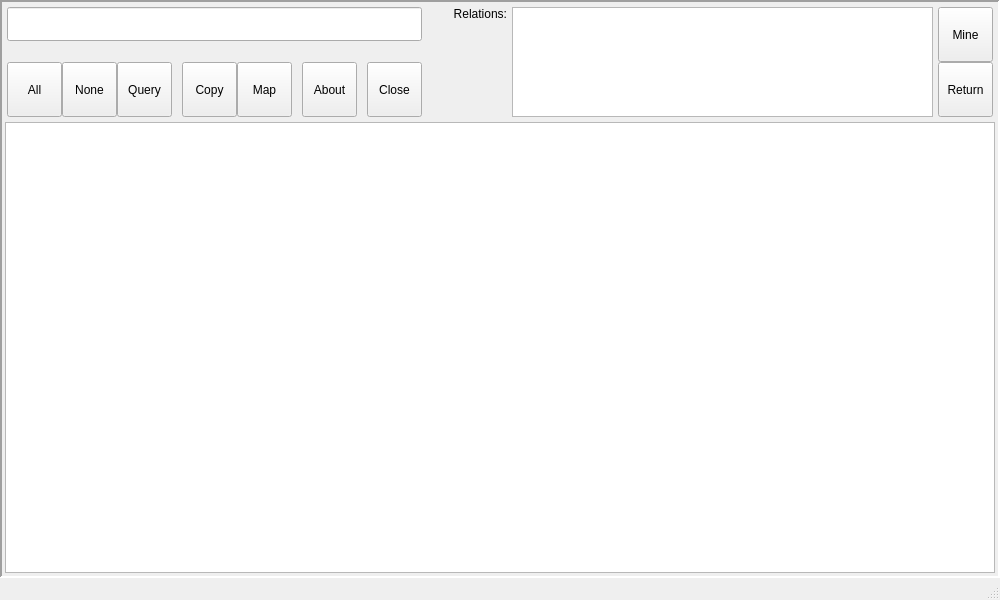
<?xml version="1.0" encoding="UTF-8"?>
<ui version="4.0">
 <class>MainWindow</class>
 <widget class="QMainWindow" name="MainWindow">
  <property name="geometry">
   <rect>
    <x>0</x>
    <y>0</y>
    <width>1000</width>
    <height>600</height>
   </rect>
  </property>
  <property name="sizePolicy">
   <sizepolicy hsizetype="Preferred" vsizetype="Preferred">
    <horstretch>0</horstretch>
    <verstretch>0</verstretch>
   </sizepolicy>
  </property>
  <property name="baseSize">
   <size>
    <width>1000</width>
    <height>600</height>
   </size>
  </property>
  <property name="windowTitle">
   <string>SQL Database Mine</string>
  </property>
  <property name="windowIcon">
   <iconset>
    <normaloff>../icon.svg</normaloff>../icon.svg</iconset>
  </property>
  <widget class="QWidget" name="centralwidget">
   <property name="sizePolicy">
    <sizepolicy hsizetype="Preferred" vsizetype="Preferred">
     <horstretch>0</horstretch>
     <verstretch>0</verstretch>
    </sizepolicy>
   </property>
   <property name="baseSize">
    <size>
     <width>1000</width>
     <height>600</height>
    </size>
   </property>
   <property name="autoFillBackground">
    <bool>false</bool>
   </property>
   <layout class="QVBoxLayout" name="verticalLayout_3">
    <property name="spacing">
     <number>5</number>
    </property>
    <property name="leftMargin">
     <number>0</number>
    </property>
    <property name="topMargin">
     <number>0</number>
    </property>
    <property name="rightMargin">
     <number>0</number>
    </property>
    <property name="bottomMargin">
     <number>0</number>
    </property>
    <item>
     <widget class="QFrame" name="verticalFrame">
      <property name="sizePolicy">
       <sizepolicy hsizetype="Expanding" vsizetype="Expanding">
        <horstretch>0</horstretch>
        <verstretch>0</verstretch>
       </sizepolicy>
      </property>
      <property name="minimumSize">
       <size>
        <width>600</width>
        <height>150</height>
       </size>
      </property>
      <property name="baseSize">
       <size>
        <width>1000</width>
        <height>600</height>
       </size>
      </property>
      <property name="autoFillBackground">
       <bool>false</bool>
      </property>
      <property name="frameShape">
       <enum>QFrame::Shape::Panel</enum>
      </property>
      <property name="frameShadow">
       <enum>QFrame::Shadow::Sunken</enum>
      </property>
      <property name="lineWidth">
       <number>2</number>
      </property>
      <layout class="QVBoxLayout" name="verticalLayout" stretch="23,100">
       <property name="spacing">
        <number>5</number>
       </property>
       <property name="leftMargin">
        <number>3</number>
       </property>
       <property name="topMargin">
        <number>3</number>
       </property>
       <property name="rightMargin">
        <number>3</number>
       </property>
       <property name="bottomMargin">
        <number>3</number>
       </property>
       <item>
        <widget class="QFrame" name="headerFrame">
         <property name="sizePolicy">
          <sizepolicy hsizetype="Expanding" vsizetype="Expanding">
           <horstretch>0</horstretch>
           <verstretch>0</verstretch>
          </sizepolicy>
         </property>
         <property name="minimumSize">
          <size>
           <width>400</width>
           <height>112</height>
          </size>
         </property>
         <property name="maximumSize">
          <size>
           <width>16777215</width>
           <height>200</height>
          </size>
         </property>
         <property name="baseSize">
          <size>
           <width>1000</width>
           <height>120</height>
          </size>
         </property>
         <property name="autoFillBackground">
          <bool>false</bool>
         </property>
         <property name="frameShape">
          <enum>QFrame::Shape::NoFrame</enum>
         </property>
         <property name="frameShadow">
          <enum>QFrame::Shadow::Plain</enum>
         </property>
         <property name="lineWidth">
          <number>0</number>
         </property>
         <layout class="QHBoxLayout" name="horizontalLayout_3" stretch="65,100">
          <property name="spacing">
           <number>5</number>
          </property>
          <property name="sizeConstraint">
           <enum>QLayout::SizeConstraint::SetDefaultConstraint</enum>
          </property>
          <property name="leftMargin">
           <number>2</number>
          </property>
          <property name="topMargin">
           <number>2</number>
          </property>
          <property name="rightMargin">
           <number>2</number>
          </property>
          <property name="bottomMargin">
           <number>2</number>
          </property>
          <item>
           <widget class="QFrame" name="layerFrame">
            <property name="sizePolicy">
             <sizepolicy hsizetype="Expanding" vsizetype="Expanding">
              <horstretch>0</horstretch>
              <verstretch>0</verstretch>
             </sizepolicy>
            </property>
            <property name="minimumSize">
             <size>
              <width>415</width>
              <height>110</height>
             </size>
            </property>
            <property name="maximumSize">
             <size>
              <width>16777215</width>
              <height>200</height>
             </size>
            </property>
            <property name="sizeIncrement">
             <size>
              <width>0</width>
              <height>0</height>
             </size>
            </property>
            <property name="baseSize">
             <size>
              <width>415</width>
              <height>120</height>
             </size>
            </property>
            <property name="frameShadow">
             <enum>QFrame::Shadow::Plain</enum>
            </property>
            <property name="lineWidth">
             <number>0</number>
            </property>
            <layout class="QVBoxLayout" name="verticalLayout_2">
             <property name="spacing">
              <number>0</number>
             </property>
             <property name="sizeConstraint">
              <enum>QLayout::SizeConstraint::SetDefaultConstraint</enum>
             </property>
             <property name="leftMargin">
              <number>0</number>
             </property>
             <property name="topMargin">
              <number>0</number>
             </property>
             <property name="rightMargin">
              <number>0</number>
             </property>
             <property name="bottomMargin">
              <number>0</number>
             </property>
             <item>
              <widget class="QLineEdit" name="layerField">
               <property name="minimumSize">
                <size>
                 <width>320</width>
                 <height>34</height>
                </size>
               </property>
               <property name="maximumSize">
                <size>
                 <width>16777215</width>
                 <height>34</height>
                </size>
               </property>
               <property name="baseSize">
                <size>
                 <width>375</width>
                 <height>34</height>
                </size>
               </property>
               <property name="mouseTracking">
                <bool>false</bool>
               </property>
               <property name="focusPolicy">
                <enum>Qt::FocusPolicy::NoFocus</enum>
               </property>
               <property name="contextMenuPolicy">
                <enum>Qt::ContextMenuPolicy::NoContextMenu</enum>
               </property>
               <property name="acceptDrops">
                <bool>false</bool>
               </property>
               <property name="readOnly">
                <bool>true</bool>
               </property>
              </widget>
             </item>
             <item>
              <spacer name="verticalSpacer">
               <property name="orientation">
                <enum>Qt::Orientation::Vertical</enum>
               </property>
               <property name="sizeHint" stdset="0">
                <size>
                 <width>20</width>
                 <height>40</height>
                </size>
               </property>
              </spacer>
             </item>
             <item>
              <widget class="QFrame" name="actionButtonFrame">
               <property name="sizePolicy">
                <sizepolicy hsizetype="Fixed" vsizetype="Fixed">
                 <horstretch>0</horstretch>
                 <verstretch>0</verstretch>
                </sizepolicy>
               </property>
               <property name="minimumSize">
                <size>
                 <width>415</width>
                 <height>55</height>
                </size>
               </property>
               <property name="baseSize">
                <size>
                 <width>0</width>
                 <height>0</height>
                </size>
               </property>
               <property name="frameShape">
                <enum>QFrame::Shape::NoFrame</enum>
               </property>
               <property name="frameShadow">
                <enum>QFrame::Shadow::Plain</enum>
               </property>
               <property name="lineWidth">
                <number>0</number>
               </property>
               <widget class="QToolButton" name="selectAllButton">
                <property name="geometry">
                 <rect>
                  <x>0</x>
                  <y>0</y>
                  <width>55</width>
                  <height>55</height>
                 </rect>
                </property>
                <property name="baseSize">
                 <size>
                  <width>0</width>
                  <height>0</height>
                 </size>
                </property>
                <property name="font">
                 <font>
                  <pointsize>9</pointsize>
                 </font>
                </property>
                <property name="focusPolicy">
                 <enum>Qt::FocusPolicy::ClickFocus</enum>
                </property>
                <property name="toolTip">
                 <string/>
                </property>
                <property name="text">
                 <string>All</string>
                </property>
                <property name="iconSize">
                 <size>
                  <width>32</width>
                  <height>32</height>
                 </size>
                </property>
                <property name="toolButtonStyle">
                 <enum>Qt::ToolButtonStyle::ToolButtonTextUnderIcon</enum>
                </property>
                <property name="autoRaise">
                 <bool>false</bool>
                </property>
               </widget>
               <widget class="QToolButton" name="selectNoneButton">
                <property name="geometry">
                 <rect>
                  <x>55</x>
                  <y>0</y>
                  <width>55</width>
                  <height>55</height>
                 </rect>
                </property>
                <property name="baseSize">
                 <size>
                  <width>0</width>
                  <height>0</height>
                 </size>
                </property>
                <property name="font">
                 <font>
                  <pointsize>9</pointsize>
                 </font>
                </property>
                <property name="focusPolicy">
                 <enum>Qt::FocusPolicy::ClickFocus</enum>
                </property>
                <property name="toolTip">
                 <string/>
                </property>
                <property name="text">
                 <string>None</string>
                </property>
                <property name="iconSize">
                 <size>
                  <width>32</width>
                  <height>32</height>
                 </size>
                </property>
                <property name="toolButtonStyle">
                 <enum>Qt::ToolButtonStyle::ToolButtonTextUnderIcon</enum>
                </property>
               </widget>
               <widget class="QToolButton" name="queryButton">
                <property name="geometry">
                 <rect>
                  <x>110</x>
                  <y>0</y>
                  <width>55</width>
                  <height>55</height>
                 </rect>
                </property>
                <property name="baseSize">
                 <size>
                  <width>0</width>
                  <height>0</height>
                 </size>
                </property>
                <property name="font">
                 <font>
                  <pointsize>9</pointsize>
                 </font>
                </property>
                <property name="focusPolicy">
                 <enum>Qt::FocusPolicy::ClickFocus</enum>
                </property>
                <property name="toolTip">
                 <string/>
                </property>
                <property name="text">
                 <string>Query</string>
                </property>
                <property name="iconSize">
                 <size>
                  <width>32</width>
                  <height>32</height>
                 </size>
                </property>
                <property name="toolButtonStyle">
                 <enum>Qt::ToolButtonStyle::ToolButtonTextUnderIcon</enum>
                </property>
               </widget>
               <widget class="QToolButton" name="copyButton">
                <property name="geometry">
                 <rect>
                  <x>175</x>
                  <y>0</y>
                  <width>55</width>
                  <height>55</height>
                 </rect>
                </property>
                <property name="baseSize">
                 <size>
                  <width>0</width>
                  <height>0</height>
                 </size>
                </property>
                <property name="font">
                 <font>
                  <pointsize>9</pointsize>
                 </font>
                </property>
                <property name="focusPolicy">
                 <enum>Qt::FocusPolicy::ClickFocus</enum>
                </property>
                <property name="toolTip">
                 <string/>
                </property>
                <property name="text">
                 <string>Copy</string>
                </property>
                <property name="iconSize">
                 <size>
                  <width>32</width>
                  <height>32</height>
                 </size>
                </property>
                <property name="toolButtonStyle">
                 <enum>Qt::ToolButtonStyle::ToolButtonTextUnderIcon</enum>
                </property>
               </widget>
               <widget class="QToolButton" name="mapButton">
                <property name="geometry">
                 <rect>
                  <x>230</x>
                  <y>0</y>
                  <width>55</width>
                  <height>55</height>
                 </rect>
                </property>
                <property name="baseSize">
                 <size>
                  <width>0</width>
                  <height>0</height>
                 </size>
                </property>
                <property name="font">
                 <font>
                  <pointsize>9</pointsize>
                 </font>
                </property>
                <property name="focusPolicy">
                 <enum>Qt::FocusPolicy::ClickFocus</enum>
                </property>
                <property name="toolTip">
                 <string/>
                </property>
                <property name="text">
                 <string>Map</string>
                </property>
                <property name="iconSize">
                 <size>
                  <width>32</width>
                  <height>32</height>
                 </size>
                </property>
                <property name="toolButtonStyle">
                 <enum>Qt::ToolButtonStyle::ToolButtonTextUnderIcon</enum>
                </property>
               </widget>
               <widget class="QToolButton" name="aboutButton">
                <property name="geometry">
                 <rect>
                  <x>295</x>
                  <y>0</y>
                  <width>55</width>
                  <height>55</height>
                 </rect>
                </property>
                <property name="baseSize">
                 <size>
                  <width>0</width>
                  <height>0</height>
                 </size>
                </property>
                <property name="font">
                 <font>
                  <pointsize>9</pointsize>
                 </font>
                </property>
                <property name="focusPolicy">
                 <enum>Qt::FocusPolicy::ClickFocus</enum>
                </property>
                <property name="toolTip">
                 <string/>
                </property>
                <property name="text">
                 <string>About</string>
                </property>
                <property name="iconSize">
                 <size>
                  <width>32</width>
                  <height>32</height>
                 </size>
                </property>
                <property name="toolButtonStyle">
                 <enum>Qt::ToolButtonStyle::ToolButtonTextUnderIcon</enum>
                </property>
               </widget>
               <widget class="QToolButton" name="exitButton">
                <property name="geometry">
                 <rect>
                  <x>360</x>
                  <y>0</y>
                  <width>55</width>
                  <height>55</height>
                 </rect>
                </property>
                <property name="baseSize">
                 <size>
                  <width>0</width>
                  <height>0</height>
                 </size>
                </property>
                <property name="font">
                 <font>
                  <pointsize>9</pointsize>
                 </font>
                </property>
                <property name="focusPolicy">
                 <enum>Qt::FocusPolicy::ClickFocus</enum>
                </property>
                <property name="toolTip">
                 <string/>
                </property>
                <property name="text">
                 <string>Close</string>
                </property>
                <property name="iconSize">
                 <size>
                  <width>32</width>
                  <height>32</height>
                 </size>
                </property>
                <property name="toolButtonStyle">
                 <enum>Qt::ToolButtonStyle::ToolButtonTextUnderIcon</enum>
                </property>
               </widget>
              </widget>
             </item>
            </layout>
           </widget>
          </item>
          <item>
           <widget class="QFrame" name="relationsFrame">
            <property name="sizePolicy">
             <sizepolicy hsizetype="Expanding" vsizetype="Expanding">
              <horstretch>0</horstretch>
              <verstretch>0</verstretch>
             </sizepolicy>
            </property>
            <property name="minimumSize">
             <size>
              <width>200</width>
              <height>110</height>
             </size>
            </property>
            <property name="maximumSize">
             <size>
              <width>16777215</width>
              <height>200</height>
             </size>
            </property>
            <property name="sizeIncrement">
             <size>
              <width>0</width>
              <height>0</height>
             </size>
            </property>
            <property name="baseSize">
             <size>
              <width>628</width>
              <height>120</height>
             </size>
            </property>
            <property name="autoFillBackground">
             <bool>false</bool>
            </property>
            <property name="frameShape">
             <enum>QFrame::Shape::NoFrame</enum>
            </property>
            <property name="frameShadow">
             <enum>QFrame::Shadow::Plain</enum>
            </property>
            <property name="lineWidth">
             <number>0</number>
            </property>
            <layout class="QHBoxLayout" name="horizontalLayout_4">
             <property name="spacing">
              <number>5</number>
             </property>
             <property name="sizeConstraint">
              <enum>QLayout::SizeConstraint::SetDefaultConstraint</enum>
             </property>
             <property name="leftMargin">
              <number>0</number>
             </property>
             <property name="topMargin">
              <number>0</number>
             </property>
             <property name="rightMargin">
              <number>0</number>
             </property>
             <property name="bottomMargin">
              <number>0</number>
             </property>
             <item>
              <widget class="QLabel" name="relationsLabel">
               <property name="sizePolicy">
                <sizepolicy hsizetype="Fixed" vsizetype="Expanding">
                 <horstretch>0</horstretch>
                 <verstretch>0</verstretch>
                </sizepolicy>
               </property>
               <property name="minimumSize">
                <size>
                 <width>80</width>
                 <height>110</height>
                </size>
               </property>
               <property name="maximumSize">
                <size>
                 <width>80</width>
                 <height>200</height>
                </size>
               </property>
               <property name="baseSize">
                <size>
                 <width>80</width>
                 <height>120</height>
                </size>
               </property>
               <property name="text">
                <string>Relations:</string>
               </property>
               <property name="textFormat">
                <enum>Qt::TextFormat::PlainText</enum>
               </property>
               <property name="alignment">
                <set>Qt::AlignmentFlag::AlignRight|Qt::AlignmentFlag::AlignTop|Qt::AlignmentFlag::AlignTrailing</set>
               </property>
              </widget>
             </item>
             <item>
              <widget class="QListWidget" name="relationsList">
               <property name="sizePolicy">
                <sizepolicy hsizetype="Expanding" vsizetype="Expanding">
                 <horstretch>0</horstretch>
                 <verstretch>0</verstretch>
                </sizepolicy>
               </property>
               <property name="minimumSize">
                <size>
                 <width>100</width>
                 <height>110</height>
                </size>
               </property>
               <property name="maximumSize">
                <size>
                 <width>16777215</width>
                 <height>200</height>
                </size>
               </property>
               <property name="sizeIncrement">
                <size>
                 <width>0</width>
                 <height>0</height>
                </size>
               </property>
               <property name="baseSize">
                <size>
                 <width>200</width>
                 <height>120</height>
                </size>
               </property>
               <property name="horizontalScrollBarPolicy">
                <enum>Qt::ScrollBarPolicy::ScrollBarAlwaysOff</enum>
               </property>
               <property name="sizeAdjustPolicy">
                <enum>QAbstractScrollArea::SizeAdjustPolicy::AdjustToContents</enum>
               </property>
               <property name="editTriggers">
                <set>QAbstractItemView::EditTrigger::DoubleClicked|QAbstractItemView::EditTrigger::EditKeyPressed</set>
               </property>
               <property name="showDropIndicator" stdset="0">
                <bool>false</bool>
               </property>
              </widget>
             </item>
             <item>
              <widget class="QFrame" name="goButtonFrame">
               <property name="enabled">
                <bool>true</bool>
               </property>
               <property name="sizePolicy">
                <sizepolicy hsizetype="Fixed" vsizetype="Fixed">
                 <horstretch>0</horstretch>
                 <verstretch>0</verstretch>
                </sizepolicy>
               </property>
               <property name="minimumSize">
                <size>
                 <width>55</width>
                 <height>111</height>
                </size>
               </property>
               <property name="maximumSize">
                <size>
                 <width>50</width>
                 <height>111</height>
                </size>
               </property>
               <property name="sizeIncrement">
                <size>
                 <width>0</width>
                 <height>0</height>
                </size>
               </property>
               <property name="baseSize">
                <size>
                 <width>50</width>
                 <height>111</height>
                </size>
               </property>
               <property name="frameShape">
                <enum>QFrame::Shape::NoFrame</enum>
               </property>
               <property name="frameShadow">
                <enum>QFrame::Shadow::Plain</enum>
               </property>
               <property name="lineWidth">
                <number>0</number>
               </property>
               <widget class="QToolButton" name="mineButton">
                <property name="geometry">
                 <rect>
                  <x>0</x>
                  <y>0</y>
                  <width>55</width>
                  <height>55</height>
                 </rect>
                </property>
                <property name="baseSize">
                 <size>
                  <width>0</width>
                  <height>0</height>
                 </size>
                </property>
                <property name="font">
                 <font>
                  <pointsize>9</pointsize>
                 </font>
                </property>
                <property name="focusPolicy">
                 <enum>Qt::FocusPolicy::ClickFocus</enum>
                </property>
                <property name="text">
                 <string>Mine</string>
                </property>
                <property name="iconSize">
                 <size>
                  <width>32</width>
                  <height>32</height>
                 </size>
                </property>
                <property name="toolButtonStyle">
                 <enum>Qt::ToolButtonStyle::ToolButtonTextUnderIcon</enum>
                </property>
               </widget>
               <widget class="QToolButton" name="returnButton">
                <property name="geometry">
                 <rect>
                  <x>0</x>
                  <y>55</y>
                  <width>55</width>
                  <height>55</height>
                 </rect>
                </property>
                <property name="baseSize">
                 <size>
                  <width>0</width>
                  <height>0</height>
                 </size>
                </property>
                <property name="font">
                 <font>
                  <pointsize>9</pointsize>
                 </font>
                </property>
                <property name="focusPolicy">
                 <enum>Qt::FocusPolicy::ClickFocus</enum>
                </property>
                <property name="text">
                 <string>Return</string>
                </property>
                <property name="iconSize">
                 <size>
                  <width>32</width>
                  <height>32</height>
                 </size>
                </property>
                <property name="toolButtonStyle">
                 <enum>Qt::ToolButtonStyle::ToolButtonTextUnderIcon</enum>
                </property>
               </widget>
              </widget>
             </item>
            </layout>
           </widget>
          </item>
         </layout>
        </widget>
       </item>
       <item>
        <widget class="QgsAttributeTableView" name="tableView">
         <property name="sizePolicy">
          <sizepolicy hsizetype="Expanding" vsizetype="Expanding">
           <horstretch>0</horstretch>
           <verstretch>0</verstretch>
          </sizepolicy>
         </property>
         <property name="minimumSize">
          <size>
           <width>0</width>
           <height>35</height>
          </size>
         </property>
         <property name="maximumSize">
          <size>
           <width>16777215</width>
           <height>16777215</height>
          </size>
         </property>
         <property name="sizeIncrement">
          <size>
           <width>1</width>
           <height>1</height>
          </size>
         </property>
         <property name="baseSize">
          <size>
           <width>990</width>
           <height>480</height>
          </size>
         </property>
         <property name="sizeAdjustPolicy">
          <enum>QAbstractScrollArea::SizeAdjustPolicy::AdjustToContents</enum>
         </property>
         <property name="editTriggers">
          <set>QAbstractItemView::EditTrigger::AnyKeyPressed|QAbstractItemView::EditTrigger::SelectedClicked</set>
         </property>
         <property name="showDropIndicator" stdset="0">
          <bool>false</bool>
         </property>
         <property name="dragDropOverwriteMode">
          <bool>false</bool>
         </property>
         <property name="selectionMode">
          <enum>QAbstractItemView::SelectionMode::MultiSelection</enum>
         </property>
         <property name="selectionBehavior">
          <enum>QAbstractItemView::SelectionBehavior::SelectRows</enum>
         </property>
         <property name="sortingEnabled">
          <bool>true</bool>
         </property>
         <attribute name="verticalHeaderVisible">
          <bool>true</bool>
         </attribute>
        </widget>
       </item>
      </layout>
     </widget>
    </item>
   </layout>
  </widget>
  <widget class="QMenuBar" name="menubar">
   <property name="geometry">
    <rect>
     <x>0</x>
     <y>0</y>
     <width>1000</width>
     <height>30</height>
    </rect>
   </property>
   <property name="sizePolicy">
    <sizepolicy hsizetype="MinimumExpanding" vsizetype="Fixed">
     <horstretch>0</horstretch>
     <verstretch>0</verstretch>
    </sizepolicy>
   </property>
  </widget>
  <widget class="QStatusBar" name="statusbar">
   <property name="sizePolicy">
    <sizepolicy hsizetype="Expanding" vsizetype="Fixed">
     <horstretch>0</horstretch>
     <verstretch>0</verstretch>
    </sizepolicy>
   </property>
  </widget>
 </widget>
 <customwidgets>
  <customwidget>
   <class>QgsAttributeTableView</class>
   <extends>QTableView</extends>
   <header>qgis.gui</header>
  </customwidget>
 </customwidgets>
 <resources/>
 <connections/>
</ui>
